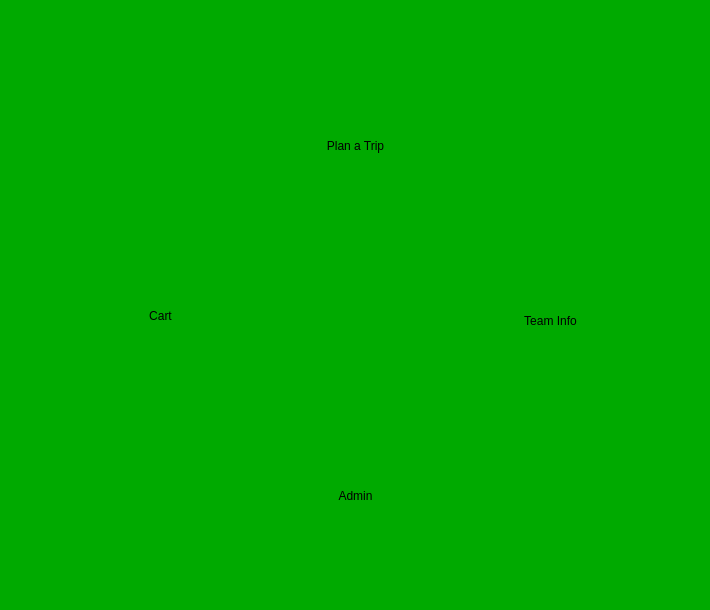
    <widget class="QWidget" name="mainpage">
     <property name="palette">
      <palette>
       <active>
        <colorrole role="WindowText">
         <brush brushstyle="SolidPattern">
          <color alpha="255">
           <red>0</red>
           <green>0</green>
           <blue>0</blue>
          </color>
         </brush>
        </colorrole>
        <colorrole role="Button">
         <brush brushstyle="SolidPattern">
          <color alpha="255">
           <red>0</red>
           <green>170</green>
           <blue>0</blue>
          </color>
         </brush>
        </colorrole>
        <colorrole role="Light">
         <brush brushstyle="SolidPattern">
          <color alpha="255">
           <red>0</red>
           <green>255</green>
           <blue>0</blue>
          </color>
         </brush>
        </colorrole>
        <colorrole role="Midlight">
         <brush brushstyle="SolidPattern">
          <color alpha="255">
           <red>0</red>
           <green>212</green>
           <blue>0</blue>
          </color>
         </brush>
        </colorrole>
        <colorrole role="Dark">
         <brush brushstyle="SolidPattern">
          <color alpha="255">
           <red>0</red>
           <green>85</green>
           <blue>0</blue>
          </color>
         </brush>
        </colorrole>
        <colorrole role="Mid">
         <brush brushstyle="SolidPattern">
          <color alpha="255">
           <red>0</red>
           <green>113</green>
           <blue>0</blue>
          </color>
         </brush>
        </colorrole>
        <colorrole role="Text">
         <brush brushstyle="SolidPattern">
          <color alpha="255">
           <red>0</red>
           <green>0</green>
           <blue>0</blue>
          </color>
         </brush>
        </colorrole>
        <colorrole role="BrightText">
         <brush brushstyle="SolidPattern">
          <color alpha="255">
           <red>255</red>
           <green>255</green>
           <blue>255</blue>
          </color>
         </brush>
        </colorrole>
        <colorrole role="ButtonText">
         <brush brushstyle="SolidPattern">
          <color alpha="255">
           <red>0</red>
           <green>0</green>
           <blue>0</blue>
          </color>
         </brush>
        </colorrole>
        <colorrole role="Base">
         <brush brushstyle="SolidPattern">
          <color alpha="255">
           <red>255</red>
           <green>255</green>
           <blue>255</blue>
          </color>
         </brush>
        </colorrole>
        <colorrole role="Window">
         <brush brushstyle="SolidPattern">
          <color alpha="255">
           <red>0</red>
           <green>170</green>
           <blue>0</blue>
          </color>
         </brush>
        </colorrole>
        <colorrole role="Shadow">
         <brush brushstyle="SolidPattern">
          <color alpha="255">
           <red>0</red>
           <green>0</green>
           <blue>0</blue>
          </color>
         </brush>
        </colorrole>
        <colorrole role="AlternateBase">
         <brush brushstyle="SolidPattern">
          <color alpha="255">
           <red>127</red>
           <green>212</green>
           <blue>127</blue>
          </color>
         </brush>
        </colorrole>
        <colorrole role="ToolTipBase">
         <brush brushstyle="SolidPattern">
          <color alpha="255">
           <red>255</red>
           <green>255</green>
           <blue>220</blue>
          </color>
         </brush>
        </colorrole>
        <colorrole role="ToolTipText">
         <brush brushstyle="SolidPattern">
          <color alpha="255">
           <red>0</red>
           <green>0</green>
           <blue>0</blue>
          </color>
         </brush>
        </colorrole>
       </active>
       <inactive>
        <colorrole role="WindowText">
         <brush brushstyle="SolidPattern">
          <color alpha="255">
           <red>0</red>
           <green>0</green>
           <blue>0</blue>
          </color>
         </brush>
        </colorrole>
        <colorrole role="Button">
         <brush brushstyle="SolidPattern">
          <color alpha="255">
           <red>0</red>
           <green>170</green>
           <blue>0</blue>
          </color>
         </brush>
        </colorrole>
        <colorrole role="Light">
         <brush brushstyle="SolidPattern">
          <color alpha="255">
           <red>0</red>
           <green>255</green>
           <blue>0</blue>
          </color>
         </brush>
        </colorrole>
        <colorrole role="Midlight">
         <brush brushstyle="SolidPattern">
          <color alpha="255">
           <red>0</red>
           <green>212</green>
           <blue>0</blue>
          </color>
         </brush>
        </colorrole>
        <colorrole role="Dark">
         <brush brushstyle="SolidPattern">
          <color alpha="255">
           <red>0</red>
           <green>85</green>
           <blue>0</blue>
          </color>
         </brush>
        </colorrole>
        <colorrole role="Mid">
         <brush brushstyle="SolidPattern">
          <color alpha="255">
           <red>0</red>
           <green>113</green>
           <blue>0</blue>
          </color>
         </brush>
        </colorrole>
        <colorrole role="Text">
         <brush brushstyle="SolidPattern">
          <color alpha="255">
           <red>0</red>
           <green>0</green>
           <blue>0</blue>
          </color>
         </brush>
        </colorrole>
        <colorrole role="BrightText">
         <brush brushstyle="SolidPattern">
          <color alpha="255">
           <red>255</red>
           <green>255</green>
           <blue>255</blue>
          </color>
         </brush>
        </colorrole>
        <colorrole role="ButtonText">
         <brush brushstyle="SolidPattern">
          <color alpha="255">
           <red>0</red>
           <green>0</green>
           <blue>0</blue>
          </color>
         </brush>
        </colorrole>
        <colorrole role="Base">
         <brush brushstyle="SolidPattern">
          <color alpha="255">
           <red>255</red>
           <green>255</green>
           <blue>255</blue>
          </color>
         </brush>
        </colorrole>
        <colorrole role="Window">
         <brush brushstyle="SolidPattern">
          <color alpha="255">
           <red>0</red>
           <green>170</green>
           <blue>0</blue>
          </color>
         </brush>
        </colorrole>
        <colorrole role="Shadow">
         <brush brushstyle="SolidPattern">
          <color alpha="255">
           <red>0</red>
           <green>0</green>
           <blue>0</blue>
          </color>
         </brush>
        </colorrole>
        <colorrole role="AlternateBase">
         <brush brushstyle="SolidPattern">
          <color alpha="255">
           <red>127</red>
           <green>212</green>
           <blue>127</blue>
          </color>
         </brush>
        </colorrole>
        <colorrole role="ToolTipBase">
         <brush brushstyle="SolidPattern">
          <color alpha="255">
           <red>255</red>
           <green>255</green>
           <blue>220</blue>
          </color>
         </brush>
        </colorrole>
        <colorrole role="ToolTipText">
         <brush brushstyle="SolidPattern">
          <color alpha="255">
           <red>0</red>
           <green>0</green>
           <blue>0</blue>
          </color>
         </brush>
        </colorrole>
       </inactive>
       <disabled>
        <colorrole role="WindowText">
         <brush brushstyle="SolidPattern">
          <color alpha="255">
           <red>0</red>
           <green>85</green>
           <blue>0</blue>
          </color>
         </brush>
        </colorrole>
        <colorrole role="Button">
         <brush brushstyle="SolidPattern">
          <color alpha="255">
           <red>0</red>
           <green>170</green>
           <blue>0</blue>
          </color>
         </brush>
        </colorrole>
        <colorrole role="Light">
         <brush brushstyle="SolidPattern">
          <color alpha="255">
           <red>0</red>
           <green>255</green>
           <blue>0</blue>
          </color>
         </brush>
        </colorrole>
        <colorrole role="Midlight">
         <brush brushstyle="SolidPattern">
          <color alpha="255">
           <red>0</red>
           <green>212</green>
           <blue>0</blue>
          </color>
         </brush>
        </colorrole>
        <colorrole role="Dark">
         <brush brushstyle="SolidPattern">
          <color alpha="255">
           <red>0</red>
           <green>85</green>
           <blue>0</blue>
          </color>
         </brush>
        </colorrole>
        <colorrole role="Mid">
         <brush brushstyle="SolidPattern">
          <color alpha="255">
           <red>0</red>
           <green>113</green>
           <blue>0</blue>
          </color>
         </brush>
        </colorrole>
        <colorrole role="Text">
         <brush brushstyle="SolidPattern">
          <color alpha="255">
           <red>0</red>
           <green>85</green>
           <blue>0</blue>
          </color>
         </brush>
        </colorrole>
        <colorrole role="BrightText">
         <brush brushstyle="SolidPattern">
          <color alpha="255">
           <red>255</red>
           <green>255</green>
           <blue>255</blue>
          </color>
         </brush>
        </colorrole>
        <colorrole role="ButtonText">
         <brush brushstyle="SolidPattern">
          <color alpha="255">
           <red>0</red>
           <green>85</green>
           <blue>0</blue>
          </color>
         </brush>
        </colorrole>
        <colorrole role="Base">
         <brush brushstyle="SolidPattern">
          <color alpha="255">
           <red>0</red>
           <green>170</green>
           <blue>0</blue>
          </color>
         </brush>
        </colorrole>
        <colorrole role="Window">
         <brush brushstyle="SolidPattern">
          <color alpha="255">
           <red>0</red>
           <green>170</green>
           <blue>0</blue>
          </color>
         </brush>
        </colorrole>
        <colorrole role="Shadow">
         <brush brushstyle="SolidPattern">
          <color alpha="255">
           <red>0</red>
           <green>0</green>
           <blue>0</blue>
          </color>
         </brush>
        </colorrole>
        <colorrole role="AlternateBase">
         <brush brushstyle="SolidPattern">
          <color alpha="255">
           <red>0</red>
           <green>170</green>
           <blue>0</blue>
          </color>
         </brush>
        </colorrole>
        <colorrole role="ToolTipBase">
         <brush brushstyle="SolidPattern">
          <color alpha="255">
           <red>255</red>
           <green>255</green>
           <blue>220</blue>
          </color>
         </brush>
        </colorrole>
        <colorrole role="ToolTipText">
         <brush brushstyle="SolidPattern">
          <color alpha="255">
           <red>0</red>
           <green>0</green>
           <blue>0</blue>
          </color>
         </brush>
        </colorrole>
       </disabled>
      </palette>
     </property>
     <property name="autoFillBackground">
      <bool>true</bool>
     </property>
     <widget class="QLabel" name="diamondpic">
      <property name="geometry">
       <rect>
        <x>50</x>
        <y>10</y>
        <width>611</width>
        <height>541</height>
       </rect>
      </property>
      <property name="text">
       <string/>
      </property>
      <property name="pixmap">
       <pixmap resource="pics.qrc">:/backgrounds/diamond.png</pixmap>
      </property>
      <property name="scaledContents">
       <bool>true</bool>
      </property>
     </widget>
     <widget class="QLabel" name="label_4">
      <property name="geometry">
       <rect>
        <x>280</x>
        <y>230</y>
        <width>161</width>
        <height>151</height>
       </rect>
      </property>
      <property name="text">
       <string/>
      </property>
      <property name="pixmap">
       <pixmap resource="pics.qrc">:/backgrounds/ballgame_icon.png</pixmap>
      </property>
      <property name="scaledContents">
       <bool>true</bool>
      </property>
     </widget>
     <widget class="QPushButton" name="TeamInfo">
      <property name="geometry">
       <rect>
        <x>500</x>
        <y>280</y>
        <width>101</width>
        <height>81</height>
       </rect>
      </property>
      <property name="text">
       <string>Team Info</string>
      </property>
      <property name="flat">
       <bool>true</bool>
      </property>
     </widget>
     <widget class="QLabel" name="label_2">
      <property name="geometry">
       <rect>
        <x>400</x>
        <y>210</y>
        <width>301</width>
        <height>221</height>
       </rect>
      </property>
      <property name="text">
       <string/>
      </property>
      <property name="pixmap">
       <pixmap resource="pics.qrc">:/buttons/base.png</pixmap>
      </property>
      <property name="scaledContents">
       <bool>true</bool>
      </property>
     </widget>
     <widget class="QPushButton" name="PlanTour">
      <property name="geometry">
       <rect>
        <x>310</x>
        <y>100</y>
        <width>91</width>
        <height>91</height>
       </rect>
      </property>
      <property name="text">
       <string>Plan a Trip</string>
      </property>
      <property name="flat">
       <bool>true</bool>
      </property>
     </widget>
     <widget class="QLabel" name="label_3">
      <property name="geometry">
       <rect>
        <x>200</x>
        <y>40</y>
        <width>311</width>
        <height>211</height>
       </rect>
      </property>
      <property name="text">
       <string/>
      </property>
      <property name="pixmap">
       <pixmap resource="pics.qrc">:/buttons/base.png</pixmap>
      </property>
      <property name="scaledContents">
       <bool>true</bool>
      </property>
     </widget>
     <widget class="QPushButton" name="cart">
      <property name="geometry">
       <rect>
        <x>100</x>
        <y>270</y>
        <width>121</width>
        <height>91</height>
       </rect>
      </property>
      <property name="text">
       <string>Cart</string>
      </property>
      <property name="flat">
       <bool>true</bool>
      </property>
     </widget>
     <widget class="QLabel" name="label">
      <property name="geometry">
       <rect>
        <x>10</x>
        <y>210</y>
        <width>301</width>
        <height>211</height>
       </rect>
      </property>
      <property name="text">
       <string/>
      </property>
      <property name="pixmap">
       <pixmap resource="pics.qrc">:/buttons/base.png</pixmap>
      </property>
      <property name="scaledContents">
       <bool>true</bool>
      </property>
     </widget>
     <widget class="QLabel" name="label_5">
      <property name="geometry">
       <rect>
        <x>190</x>
        <y>390</y>
        <width>331</width>
        <height>211</height>
       </rect>
      </property>
      <property name="text">
       <string/>
      </property>
      <property name="pixmap">
       <pixmap resource="pics.qrc">:/buttons/base.png</pixmap>
      </property>
      <property name="scaledContents">
       <bool>true</bool>
      </property>
     </widget>
     <widget class="QPushButton" name="Admin">
      <property name="geometry">
       <rect>
        <x>300</x>
        <y>460</y>
        <width>111</width>
        <height>71</height>
       </rect>
      </property>
      <property name="text">
       <string>Admin</string>
      </property>
      <property name="flat">
       <bool>true</bool>
      </property>
     </widget>
     <zorder>diamondpic</zorder>
     <zorder>label_4</zorder>
     <zorder>label_2</zorder>
     <zorder>label_3</zorder>
     <zorder>label</zorder>
     <zorder>label_5</zorder>
     <zorder>cart</zorder>
     <zorder>TeamInfo</zorder>
     <zorder>PlanTour</zorder>
     <zorder>Admin</zorder>
    </widget>
